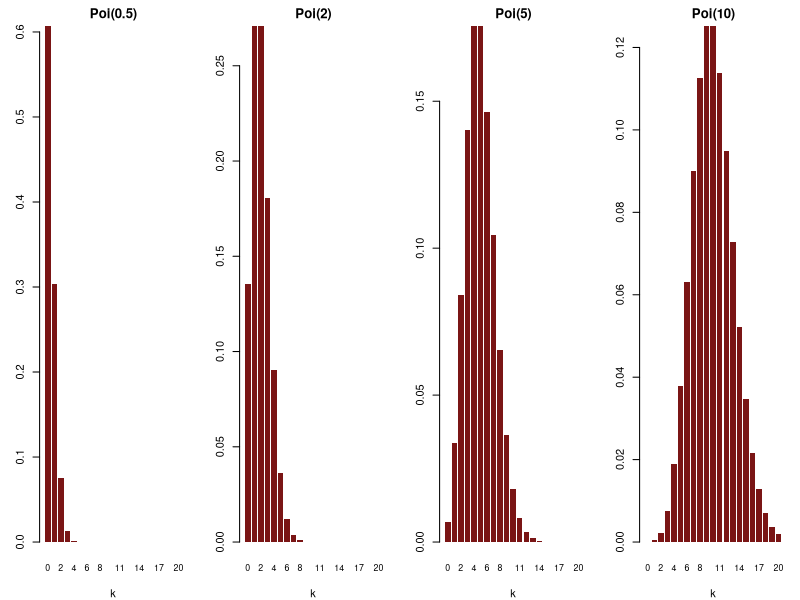

Generate this figure with R:
## ---- chunk 1
#| echo: false
#| fig-width: 16
#| fig-height: 7
par(mfrow = c(1,4), mar = c(4,3,2,1))
for(lam in c(0.5, 2, 5, 10)) {
  k <- 0:20
  barplot(dpois(k, lam), names.arg = k, col = "#7a1515", border = NA,
          main = paste0("Poi(", lam, ")"), xlab = "k",
          cex.main = 1.2, cex.names = 0.8)
}
